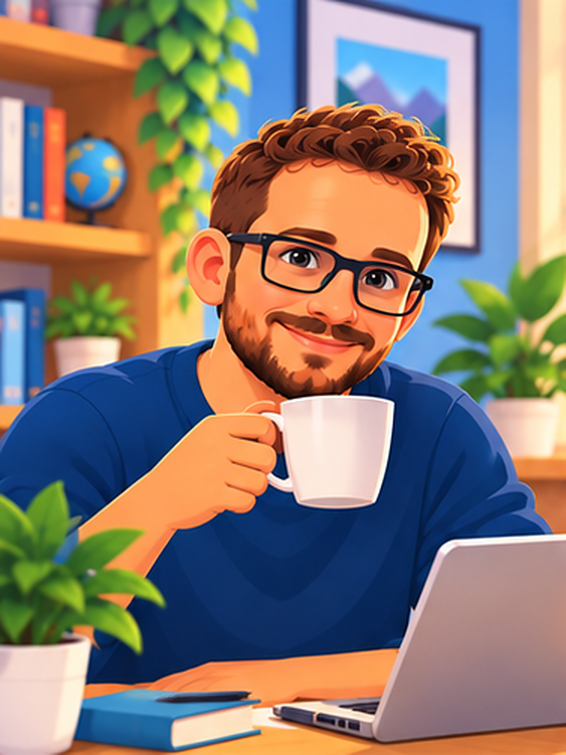
#> input picture instagram-posts/assets/images-perfil/3x/01-cafe.png, 1131 x 1509 px (shown at 1/2 size); its folder holds only this picture in this run
$ python recortar-ilustracoes.py ../assets/images-perfil/3x/01-cafe.png
#> lines starting #> are read from the running program, lines starting #| are printed output that depends on the picture
#!/usr/bin/env python3
"""
Recorta uma folha de ilustrações (grade com bordas brancas) em quadros separados.

Uso:
  python3 scripts/recortar-ilustracoes.py "assets/images-perfil/Folha.png"
  python3 scripts/recortar-ilustracoes.py "assets/images-perfil/Folha.png" --dry-run

Detecta as faixas brancas que separam os quadros, salva cada quadro em
assets/images-perfil/NN-novo-K.png (NN continua a numeração da pasta) e a versão ampliada
em assets/images-perfil/3x/ (Lanczos 3x + nitidez leve). Depois, renomeie os arquivos com o
momento de cada um (ex.: 10-reuniao.png, nas duas pastas) e registre no assets/ASSETS.md.

Uma imagem sem bordas brancas vira um quadro só.
"""
import re
import sys
from pathlib import Path

from PIL import Image, ImageFilter

WHITE = 230      # canal mínimo para contar como branco
LINE = 0.85      # fração de pixels brancos para a linha contar como borda
MIN_PANEL = 80   # quadros menores que isso (px) são ignorados
INSET = 2        # px cortados de cada lado, para não sobrar fio branco


def gutters(px, length, span, horizontal):
    """Índices (linhas ou colunas) que são faixa branca."""
    out = []
    for i in range(length):
        whites = 0
        samples = 0
        for j in range(0, span, 2):
            p = px[j, i] if horizontal else px[i, j]
            whites += min(p) > WHITE
            samples += 1
        if whites / samples > LINE:
            out.append(i)
    return set(out)


def segments(length, gut):
    """Trechos contínuos fora das faixas brancas."""
    segs, start = [], None
    for i in range(length + 1):
        inside = i < length and i not in gut
        if inside and start is None:
            start = i
        elif not inside and start is not None:
            if i - start >= MIN_PANEL:
                segs.append((start, i))
            start = None
    return segs


def next_index(folder):
    nums = [int(m.group(1)) for f in folder.glob('*.png') if (m := re.match(r'(\d+)-', f.name))]
    return max(nums, default=0) + 1


def main():
    args = [a for a in sys.argv[1:] if not a.startswith('--')]
    dry = '--dry-run' in sys.argv
    if not args:
        print(__doc__)
        sys.exit(1)
    src = Path(args[0])
    folder = src.parent
    im = Image.open(src).convert('RGB')
#> im is the input picture: PIL image 1131x1509 RGB; mean R, G, B 137.5, 123.5, 114.2
    W, H = im.size
#> W = 1131; H = 1509
    px = im.load()

    cols = segments(W, gutters(px, W, H, horizontal=False))
#> cols = [(0, 1131)]
    rows = segments(H, gutters(px, H, W, horizontal=True))
#> rows = [(0, 1509)]
    print(f'{src.name}: {W}×{H} → {len(rows)} linha(s) × {len(cols)} coluna(s)')
#| 01-cafe.png: 1131×1509 → 1 linha(s) × 1 coluna(s)

    n = next_index(folder)
    (folder / '3x').mkdir(exist_ok=True)
    k = 1
    for y0, y1 in rows:
        for x0, x1 in cols:
            box = (x0 + (INSET if x0 else 0), y0 + (INSET if y0 else 0),
                   x1 - (INSET if x1 < W else 0), y1 - (INSET if y1 < H else 0))
            crop = im.crop(box)
            name = f'{n:02d}-novo-{k}.png'
            print(f'  {name}  {crop.width}×{crop.height}')
            if not dry:
                crop.save(folder / name, optimize=True)
                up = crop.resize((crop.width * 3, crop.height * 3), Image.LANCZOS)
                up = up.filter(ImageFilter.UnsharpMask(radius=2, percent=60, threshold=2))
                up.save(folder / '3x' / name, optimize=True)
            n += 1
            k += 1
#> this loop made 1 pass
#|   02-novo-1.png  1131×1509
#> pass 1, in main, `up.save(folder / '3x' / name, optimize=True)`:
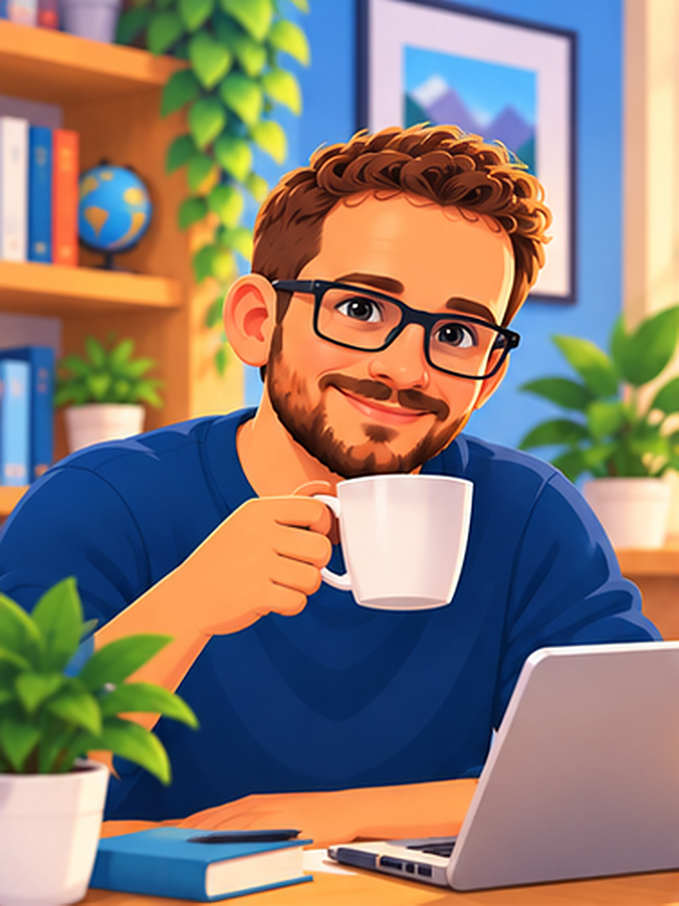
#> saved as 02-novo-1.png: PIL image 3393x4527 RGB (shown at 1/5 size); mean R, G, B 137.5, 123.5, 114.2
#> after the loop, k = 2; n = 3

    if dry:
        print('(dry-run: nada foi salvo)')
    else:
        print('Renomeie cada "NN-novo-K.png" com o momento (nas duas pastas) e registre no assets/ASSETS.md.')


if __name__ == '__main__':
    main()
